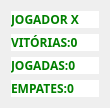
  <widget class="QWidget" name="gridLayoutWidget">
   <property name="geometry">
    <rect>
     <x>20</x>
     <y>30</y>
     <width>110</width>
     <height>92</height>
    </rect>
   </property>
   <property name="styleSheet">
    <string>font-weigth:bold;
font-family:arial;
color:white;</string>
   </property>
   <layout class="QGridLayout" name="gridLayout">
    <item row="2" column="0">
     <widget class="QLabel" name="label_5">
      <property name="font">
       <font>
        <family>arial 13</family>
        <pointsize>-1</pointsize>
        <weight>75</weight>
        <bold>true</bold>
       </font>
      </property>
      <property name="styleSheet">
       <string notr="true">background:white;
color:green;
font-size: 12px;
font-weigth:bold;
font-family:arial bold;
</string>
      </property>
      <property name="text">
       <string>VITÓRIAS:0</string>
      </property>
     </widget>
    </item>
    <item row="4" column="0">
     <widget class="QLabel" name="label_4">
      <property name="font">
       <font>
        <family>arial 13</family>
        <pointsize>-1</pointsize>
        <weight>75</weight>
        <bold>true</bold>
       </font>
      </property>
      <property name="styleSheet">
       <string notr="true">background:white;
color:green;
font-size: 12px;
font-weigth:bold;
font-family:arial bold;
</string>
      </property>
      <property name="text">
       <string>EMPATES:0</string>
      </property>
     </widget>
    </item>
    <item row="3" column="0">
     <widget class="QLabel" name="label_3">
      <property name="font">
       <font>
        <family>arial 13</family>
        <pointsize>-1</pointsize>
        <weight>75</weight>
        <bold>true</bold>
       </font>
      </property>
      <property name="styleSheet">
       <string notr="true">background:white;
color:green;
font-size: 12px;
font-weigth:bold;
font-family:arial bold;
</string>
      </property>
      <property name="text">
       <string>JOGADAS:0</string>
      </property>
     </widget>
    </item>
    <item row="1" column="0">
     <widget class="QLabel" name="label_10">
      <property name="font">
       <font>
        <family>arial 13</family>
        <pointsize>-1</pointsize>
        <weight>75</weight>
        <bold>true</bold>
       </font>
      </property>
      <property name="styleSheet">
       <string notr="true">background:white;
color:green;
font-size: 12px;
font-weigth:bold;
font-family:arial bold;
</string>
      </property>
      <property name="text">
       <string>JOGADOR X</string>
      </property>
     </widget>
    </item>
   </layout>
  </widget>
